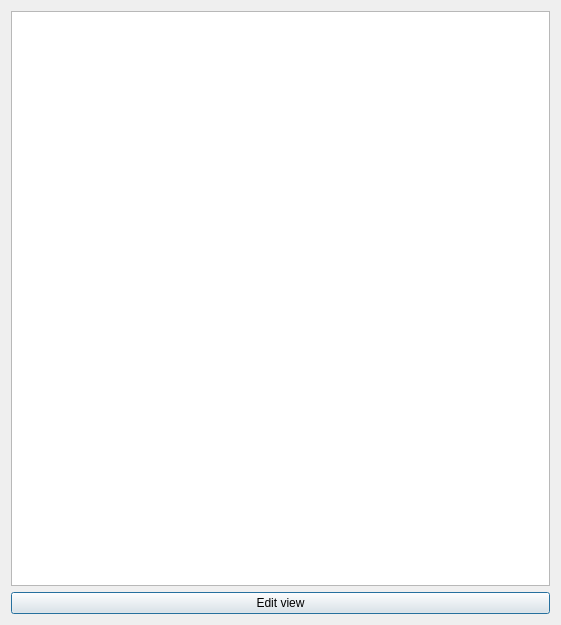
<?xml version="1.0" encoding="UTF-8"?>
<ui version="4.0">
 <class>ModelViewDialog</class>
 <widget class="QDialog" name="ModelViewDialog">
  <property name="geometry">
   <rect>
    <x>0</x>
    <y>0</y>
    <width>561</width>
    <height>625</height>
   </rect>
  </property>
  <property name="windowTitle">
   <string>Dialog</string>
  </property>
  <layout class="QVBoxLayout" name="verticalLayout">
   <item>
    <widget class="QTableView" name="tableView"/>
   </item>
   <item>
    <widget class="QPushButton" name="pushButton">
     <property name="text">
      <string>Edit view</string>
     </property>
    </widget>
   </item>
  </layout>
 </widget>
 <resources/>
 <connections/>
</ui>
